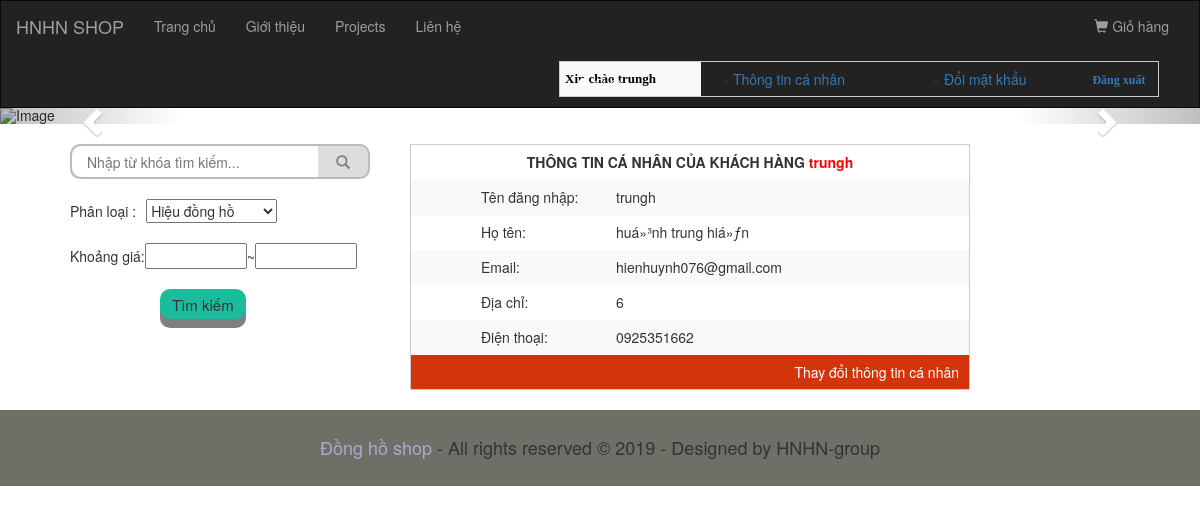
The app's page /index.php?b=ttcn (signed in) with its own data.
### tables this page shows
CREATE TABLE `thanhvien` (
  `id_user` int(50) NOT NULL,
  `user` varchar(255) NOT NULL,
  `hoten` varchar(255) NOT NULL,
  `diachi` varchar(255) NOT NULL,
  `email` varchar(255) NOT NULL,
  `dienthoai` varchar(50) NOT NULL,
  `pass` varchar(32) NOT NULL,
  `hieuluc` int(10) NOT NULL,
  `capquyen` int(10) NOT NULL
);

### php/templates/left.php (the view, shortened to what this page needs)
<div>
  <form class="input-search" style="margin-left: 70px" method="get" action="index.php" >
        <div class="autocomplete">
            <input id="search-box" name="search" autocomplete="off" type="text" placeholder="Nhập từ khóa tìm kiếm...">
            <button type="submit" name="submit" value="tìm kiếm" id="tk">
                <i class="glyphicon glyphicon-search"></i>
            </button>
        </div>
  </form>
</div><br/>
<table style="margin-left: 70px">
    <tr>
      <td> Phân loại : </td>
      <td>
      <form method="get" action="timkiemnangcao.php">
            <select style="margin-left: 10px" id="loaisp" name="phanloai">
              <option value="">Hiệu đồng hồ</option>
            </select>
      </td>
    </tr>
</table><br/>
<table style="margin-left: 70px">
    <tr>
        <td> Khoảng giá: </td>
        <td> <input type="text" name="giatu" size="10">~<input type="text" name="giaden" size="10"> </td>
    </tr>
</table><br/>
<table style="margin-left: 160px">
    <tr>
      <td colspan="2">
          <button type="submit" name="submit" value="Tìm kiếm" class="timkiemnc">Tìm kiếm </button>
      </td>
    </tr>
</table>

### accout/thongtincanhan.php (shortened to what this page needs)
<?php
$user=$_SESSION["user"];
$sql="select * from thanhvien where user='$user'";
$kq=mysqli_query($con,$sql);
$r=mysqli_fetch_array($kq);
$hoten=$r["hoten"];$email=$r["email"];$diachi=$r["diachi"];$dienthoai=$r["dienthoai"];
?>
<table width="560" cellspacing="0" cellpadding="0" bordercolordark="#FFFFFF" style="border:1px solid #CCC;">
          <tr>
            <td height="35" colspan="2" align="center" class="tieude"><div align="center"><b>THÔNG TIN CÁ NHÂN CỦA KHÁCH HÀNG</b> <strong style="color: red"><?php echo $user ?></strong></div></td>
          </tr>
		  <tr bgcolor="#f9f9f9" onmouseover="style.background='#d4340c'" onmouseout="style.background='#F9F9F9'">
            <td height="35" style="padding-left:70px"><div align="left" style="width:120px">Tên đăng nhập:</div></td>
 			<td width="405" style="padding-left:15px" align="left">
                <?php echo "$user"?>
              </td>
          </tr>
          <tr onmouseover="style.background='#d4340c'" onmouseout="style.background='#FFFFFF'">
            <td height="35" style="padding-left:70px"><div align="left" style="width:120px">Họ tên:</div></td>
     		<td width="405" style="padding-left:15px">
       		  <?php echo "$hoten"; ?></td>
          </tr>
          <tr bgcolor="#f9f9f9" onmouseover="style.background='#d4340c'" onmouseout="style.background='#F9F9F9'">
            <td height="35" style="padding-left:70px"><div align="left" style="width:120px">Email:</div></td>
 			<td width="405" style="padding-left:15px">
              <div align="left">
                <?php echo "$email"; ?>
              </div></td>
          </tr>
          <tr onmouseover="style.background='#d4340c'" onmouseout="style.background='#FFFFFF'">
            <td height="35" style="padding-left:70px"><div align="left" style="width:120px">Địa chỉ:</div></td>
 			<td width="405" style="padding-left:15px">
             <div align="left">
			<?php echo "$diachi"; ?>
            </div>
              </td>
          </tr>
          <tr bgcolor="#f9f9f9" onmouseover="style.background='#d4340c'" onmouseout="style.background='#F9F9F9'">
            <td height="35" style="padding-left:70px"><div align="left" style="width:120px">Điện thoại:</div></td>
 			<td width="405" style="padding-left:15px">
              <div align="left">
                <?php echo "$dienthoai"; ?>
              </div></td>
          </tr>
          <tr>
            <td height="35" colspan="2" align="center" bgcolor="#d4340c">
              <div align="right" style="padding-right:10px">
              <a href="index.php?b=change"><font color="#FFFFFF">Thay đổi thông tin cá nhân</font></a>
            </div></td>
          </tr>
        </table></br>

### css/style.css (style rules this page uses)
form.input-search { margin-left: 20px; background: #ddd; border: 2px solid #bbb; border-radius: 10px; height: 35px; width: 300px; }
.input-search input { float: left; padding-left: 15px; border: none; border-radius: 10px 0 0 10px; height: 100%; width: calc(100% - 50px - 0px); }
.input-search button { float: right; padding: 0 10px; color: #888; background: none; width: 50px; height: 100%; border: none; cursor: pointer; -webkit-transition-duration: .3s; -o-transition-duration: .3s; transition-duration: .3s; }
.autocomplete { position: relative; height: 100%; }

### css/container.css (style rules this page uses)
.timkiemnc { background:#1abc9c; padding:0.3em 0.8em; font-size:15px; border:none; border-radius:10px; box-shadow:0 9px gray; cursor:pointer; outline:none; }

### records on screen
thanhvien: hoten "huá»³nh trung hiá»ƒn", email "hienhuynh076@gmail.com", diachi "6", dienthoai "0925351662"

### other values on screen
$_SESSION['user'] "trungh"
$user "trungh"
